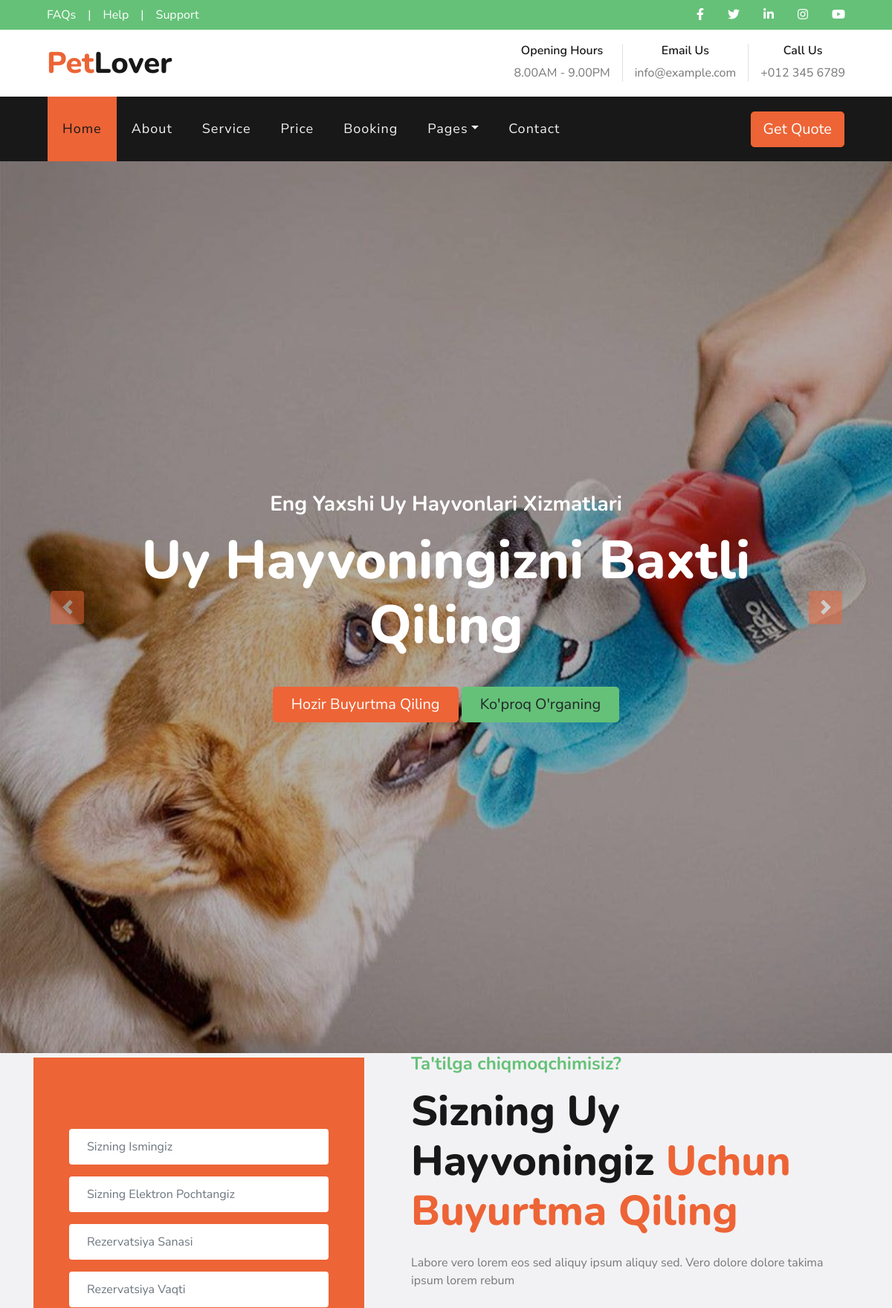
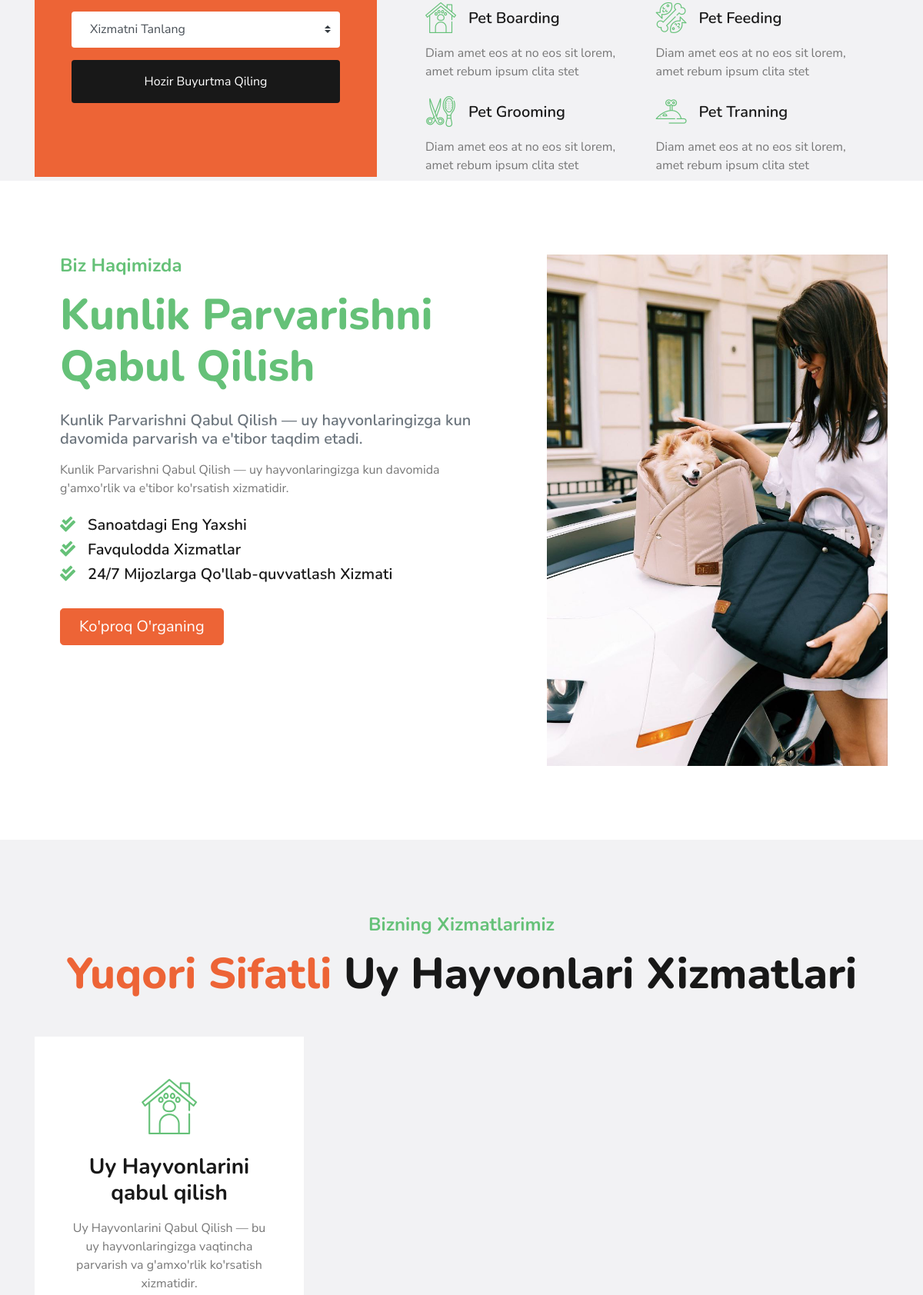
The page / (upper part) on the database its author committed (2 pictures, top to bottom).
### blog/models.py (models this page shows, shortened)
class Carousel(models.Model):
    name = models.CharField(max_length=100)
    img = models.ImageField(upload_to='carousel/')

class About(models.Model):
    name = models.CharField(max_length=100)
    bio = models.TextField()
    img = models.ImageField(upload_to='about/')
    slug = models.SlugField(unique=True, blank=True)

class Service(models.Model):
    name = models.CharField(max_length=100)
    bio = models.TextField()

### blog/views.py (the view)
# urls.py: path('', index, name='index'),
def index(request):
    blog = Blog.objects.all()
    about = About.objects.all()
    carousel = Carousel.objects.all()
    pricing = Pricing.objects.all()
    team = Team.objects.all()
    testimonial = Testimonial.objects.all()
    features = Features.objects.all()
    service = Service.objects.all()
    booking = BookingForm(request.POST or None)
    if request.method == "POST" and booking.is_valid():
        booking.save()
        return HttpResponse("<h2>So'rovingiz muvaffaqiyatli amalga oshirildi. Rahmat!")
    contact = ContactForm(request.POST or None)
    if request.method == "POST" and contact.is_valid():
        contact.save()
        return HttpResponse("<h2>So'rovingiz muvaffaqiyatli amalga oshirildi. Rahmat!")
    comment = CommentForm(request.POST or None)
    if request.method == "POST" and comment.is_valid():
        comment.save()
        return HttpResponse("<h2>So'rovingiz muvaffaqiyatli amalga oshirildi. Rahmat!")
    newsletter = NewsletterForm(request.POST or None)
    if request.method == "POST" and newsletter.is_valid():
        newsletter.save()
        return HttpResponse("<h2>So'rovingiz muvaffaqiyatli amalga oshirildi. Rahmat!")
    context = {
        "blog": blog,
        "about": about,
        "carousel": carousel,
        "pricing": pricing,
        "team": team,
        "testimonial": testimonial,
        "features": features,
        "booking": booking,
        "service": service,
        "newsletter": newsletter,
        "contact": contact,
        "comment": comment
    }
    return render(request, 'index.html', context=context)

### blog/forms.py
class BookingForm(forms.ModelForm):
    class Meta:
        model = Booking
        fields = "__all__"

class NewsletterForm(forms.ModelForm):
    class Meta:
        model = Newsletter
        fields = "__all__"

### templates/index.html (shortened to what this page needs)
{% extends 'base.html' %}
{% load static %}
{% block content %}
    <div class="container-fluid p-0">
        <div id="header-carousel" class="carousel slide" data-ride="carousel">
            <div class="carousel-inner">
                 {% for x in carousel %}
         {% if forloop.counter < 2 %}
                <div class="carousel-item active">
                    <img class="w-100" src="{{x.img.url}}" alt="Image">
                    <div class="carousel-caption d-flex flex-column align-items-center justify-content-center">
                        <div class="p-3" style="max-width: 900px;">
                            <h3 class="text-white mb-3 d-none d-sm-block">Eng Yaxshi Uy Hayvonlari Xizmatlari</h3>
                            <a href="{% url 'carouseldetail' x.id %}"></a><h1 class="display-3 text-white mb-3">{{x.name}}</h1>
                            <a href="" class="btn btn-lg btn-primary mt-3 mt-md-4 px-4">Hozir Buyurtma Qiling</a>
                            <a href="" class="btn btn-lg btn-secondary mt-3 mt-md-4 px-4">Ko'proq O'rganing</a>
                        </div>
                    </div>
                </div>
              {% endif %}
               {% endfor %}
            <a class="carousel-control-prev" href="#header-carousel" data-slide="prev">
                <div class="btn btn-primary rounded" style="width: 45px; height: 45px;">
                    <span class="carousel-control-prev-icon mb-n2"></span>
                </div>
            </a>
            <a class="carousel-control-next" href="#header-carousel" data-slide="next">
                <div class="btn btn-primary rounded" style="width: 45px; height: 45px;">
                    <span class="carousel-control-next-icon mb-n2"></span>
                </div>
            </a>
        </div>
    </div>
    <div class="container-fluid bg-light">
        <div class="container">
            <div class="row align-items-center">
                <div class="col-lg-5">
                    <div class="bg-primary py-5 px-4 px-sm-5">
                        <form class="py-5">
                            <div class="form-group">
                                <input type="text" class="form-control border-0 p-4" placeholder="Sizning Ismingiz" required="required" />
                            </div>
                            <div class="form-group">
                                <input type="email" class="form-control border-0 p-4" placeholder="Sizning Elektron Pochtangiz" required="required" />
                            </div>
                            <div class="form-group">
                                <div class="date" id="date" data-target-input="nearest">
                                    <input type="text" class="form-control border-0 p-4 datetimepicker-input" placeholder="Rezervatsiya Sanasi" data-target="#date" data-toggle="datetimepicker"/>
                                </div>
                            </div>
                            <div class="form-group">
                                <div class="time" id="time" data-target-input="nearest">
                                    <input type="text" class="form-control border-0 p-4 datetimepicker-input" placeholder="Rezervatsiya Vaqti" data-target="#time" data-toggle="datetimepicker"/>
                                </div>
                            </div>
                            <div class="form-group">
                                <select class="custom-select border-0 px-4" style="height: 47px;">
                                    <option selected>Xizmatni Tanlang</option>
                                </select>
                            </div>
                            <div>
                                <button class="btn btn-dark btn-block border-0 py-3" type="submit">Hozir Buyurtma Qiling</button>
                            </div>
                        </form>
                    </div>
                </div>
                <div class="col-lg-7 py-5 py-lg-0 px-3 px-lg-5">
                    <h4 class="text-secondary mb-3">Ta'tilga chiqmoqchimisiz?</h4>
                    <h1 class="display-4 mb-4"> Sizning Uy Hayvoningiz <span class="text-primary">Uchun Buyurtma Qiling</span></h1>
                    <p>Labore vero lorem eos sed aliquy ipsum aliquy sed. Vero dolore dolore takima ipsum lorem rebum</p>
                    <div class="row py-2">
                        <div class="col-sm-6">
                            <div class="d-flex flex-column">
                                <div class="d-flex align-items-center mb-2">
                                    <h1 class="flaticon-house font-weight-normal text-secondary m-0 mr-3"></h1>
                                    <h5 class="text-truncate m-0">Pet Boarding</h5>
                                </div>
                                <p>Diam amet eos at no eos sit lorem, amet rebum ipsum clita stet</p>
                            </div>
                        </div>
                        <div class="col-sm-6">
                            <div class="d-flex flex-column">
                                <div class="d-flex align-items-center mb-2">
                                    <h1 class="flaticon-food font-weight-normal text-secondary m-0 mr-3"></h1>
                                    <h5 class="text-truncate m-0">Pet Feeding</h5>
                                </div>
                                <p>Diam amet eos at no eos sit lorem, amet rebum ipsum clita stet</p>
                            </div>
                        </div>
                        <div class="col-sm-6">
                            <div class="d-flex flex-column">
                                <div class="d-flex align-items-center mb-2">
                                    <h1 class="flaticon-grooming font-weight-normal text-secondary m-0 mr-3"></h1>
                                    <h5 class="text-truncate m-0">Pet Grooming</h5>
                                </div>
                                <p class="m-0">Diam amet eos at no eos sit lorem, amet rebum ipsum clita stet</p>
                            </div>
                        </div>
                        <div class="col-sm-6">
                            <div class="d-flex flex-column">
                                <div class="d-flex align-items-center mb-2">
                                    <h1 class="flaticon-toy font-weight-normal text-secondary m-0 mr-3"></h1>
                                    <h5 class="text-truncate m-0">Pet Tranning</h5>
                                </div>
                                <p class="m-0">Diam amet eos at no eos sit lorem, amet rebum ipsum clita stet</p>
                            </div>
                        </div>
                    </div>
                </div>
            </div>
        </div>
    </div>
    <div class="container py-5">
        {% for x in about %}
        <div class="row py-5">
            <div class="col-lg-7 pb-5 pb-lg-0 px-3 px-lg-5">
                <h4 class="text-secondary mb-3">Biz Haqimizda</h4>
                <a href="{% url 'aboutdetail' x.id %}"></a><h1 class="display-4 mb-4">  <span class="text-secondary">{{x.name}}</span></h1>
                <h5 class="text-muted mb-3">Kunlik Parvarishni Qabul Qilish — uy hayvonlaringizga kun davomida parvarish va e'tibor taqdim etadi.</h5>
                <p class="mb-4">{{x.bio}}</p>
                <ul class="list-inline">
                    <li><h5><i class="fa fa-check-double text-secondary mr-3"></i>Sanoatdagi Eng Yaxshi</h5></li>
                    <li><h5><i class="fa fa-check-double text-secondary mr-3"></i>Favqulodda Xizmatlar</h5></li>
                    <li><h5><i class="fa fa-check-double text-secondary mr-3"></i>24/7 Mijozlarga Qo'llab-quvvatlash Xizmati</h5></li>
                </ul>
                <a href="" class="btn btn-lg btn-primary mt-3 px-4">Ko'proq O'rganing</a>
            </div>
            <div class="col-lg-5">
                <div class="row px-3">
                    <div class="col-12 p-0">
                        <img class="img-fluid w-100" src="{{x.img.url}}" alt="">
                    </div>
                </div>
            </div>
        </div>
        {% endfor %}
    </div>
    <div class="container-fluid bg-light pt-5">
        <div class="container py-5">
            <div class="d-flex flex-column text-center mb-5">
                <h4 class="text-secondary mb-3">Bizning Xizmatlarimiz</h4>
                <h1 class="display-4 m-0"><span class="text-primary">Yuqori Sifatli</span> Uy Hayvonlari Xizmatlari</h1>
            </div>
            {% for x in service %}
            <div class="row pb-3">
                <div class="col-md-6 col-lg-4 mb-4">
                    <div class="d-flex flex-column text-center bg-white mb-2 p-3 p-sm-5">
                        <h3 class="flaticon-house display-3 font-weight-normal text-secondary mb-3"></h3>
                        <h3 class="mb-3">{{x.name}}</h3>
                        <p>{{x.bio}}</p>
                    </div>
                </div>
            </div>
        </div>
        {% endfor %}
    </div>
{% endblock content %}

### templates/base.html (shortened to what this page needs)
{% load static %}
<!DOCTYPE html>
<html lang="en">
<head>
    <link href="https://cdnjs.cloudflare.com/ajax/libs/font-awesome/5.10.0/css/all.min.css" rel="stylesheet">
    <link href="{% static 'lib/flaticon/font/flaticon.css' %}" rel="stylesheet">
    <link href="{% static 'lib/owlcarousel/assets/owl.carousel.min.css' %}" rel="stylesheet">
    <link href="{% static 'lib/tempusdominus/css/tempusdominus-bootstrap-4.min.css' %}" rel="stylesheet" />
    <link href="{% static 'css/style.css' %}" rel="stylesheet">
</head>
<body>
    <div class="container-fluid">
        <div class="row bg-secondary py-2 px-lg-5">
            <div class="col-lg-6 text-center text-lg-left mb-2 mb-lg-0">
                <div class="d-inline-flex align-items-center">
                    <a class="text-white pr-3" href="">FAQs</a>
                    <span class="text-white">|</span>
                    <a class="text-white px-3" href="">Help</a>
                    <span class="text-white">|</span>
                    <a class="text-white pl-3" href="">Support</a>
                </div>
            </div>
            <div class="col-lg-6 text-center text-lg-right">
                <div class="d-inline-flex align-items-center">
                    <a class="text-white px-3" href="">
                        <i class="fab fa-facebook-f"></i>
                    </a>
                    <a class="text-white px-3" href="">
                        <i class="fab fa-twitter"></i>
                    </a>
                    <a class="text-white px-3" href="">
                        <i class="fab fa-linkedin-in"></i>
                    </a>
                    <a class="text-white px-3" href="">
                        <i class="fab fa-instagram"></i>
                    </a>
                    <a class="text-white pl-3" href="">
                        <i class="fab fa-youtube"></i>
                    </a>
                </div>
            </div>
        </div>
        <div class="row py-3 px-lg-5">
            <div class="col-lg-4">
                <a href="" class="navbar-brand d-none d-lg-block">
                    <h1 class="m-0 display-5 text-capitalize"><span class="text-primary">Pet</span>Lover</h1>
                </a>
            </div>
            <div class="col-lg-8 text-center text-lg-right">
                <div class="d-inline-flex align-items-center">
                    <div class="d-inline-flex flex-column text-center pr-3 border-right">
                        <h6>Opening Hours</h6>
                        <p class="m-0">8.00AM - 9.00PM</p>
                    </div>
                    <div class="d-inline-flex flex-column text-center px-3 border-right">
                        <h6>Email Us</h6>
                        <p class="m-0">info@example.com</p>
                    </div>
                    <div class="d-inline-flex flex-column text-center pl-3">
                        <h6>Call Us</h6>
                        <p class="m-0">+012 345 6789</p>
                    </div>
                </div>
            </div>
        </div>
    </div>
    <div class="container-fluid p-0">
        <nav class="navbar navbar-expand-lg bg-dark navbar-dark py-3 py-lg-0 px-lg-5">
            <div class="collapse navbar-collapse justify-content-between px-3" id="navbarCollapse">
                <div class="navbar-nav mr-auto py-0">
                    <a href="{% url 'index' %}" class="nav-item nav-link active">Home</a>
                    <a href="{% url 'about' %}" class="nav-item nav-link">About</a>
                    <a href="{% url 'service' %}" class="nav-item nav-link">Service</a>
                    <a href="{% url 'price' %}" class="nav-item nav-link">Price</a>
                    <a href="{% url 'booking' %}" class="nav-item nav-link">Booking</a>
                    <div class="nav-item dropdown">
                        <a href="#" class="nav-link dropdown-toggle" data-toggle="dropdown">Pages</a>
                    </div>
                    <a href="{% url 'contact' %}" class="nav-item nav-link">Contact</a>
                </div>
                <a href="" class="btn btn-lg btn-primary px-3 d-none d-lg-block">Get Quote</a>
            </div>
        </nav>
    </div>
{% block content %}
{% endblock content %}
</body>
</html>

### rows shown on the page
Carousel: img (picture), name "Uy Hayvoningizni Baxtli Qiling"
About: name "Kunlik Parvarishni Qabul Qilish", bio "Kunlik Parvarishni Qabul Qilish — uy hayvonlaringizga kun davomida g'amxo'rlik va e'tibor ko'rsatish xizmatidir.", img (picture)
Service: name "Uy Hayvonlarini qabul qilish", bio "Uy Hayvonlarini Qabul Qilish — bu uy hayvonlaringizga vaqtincha parvarish va g'amxo'rlik ko'rsatish xizmatidir."
